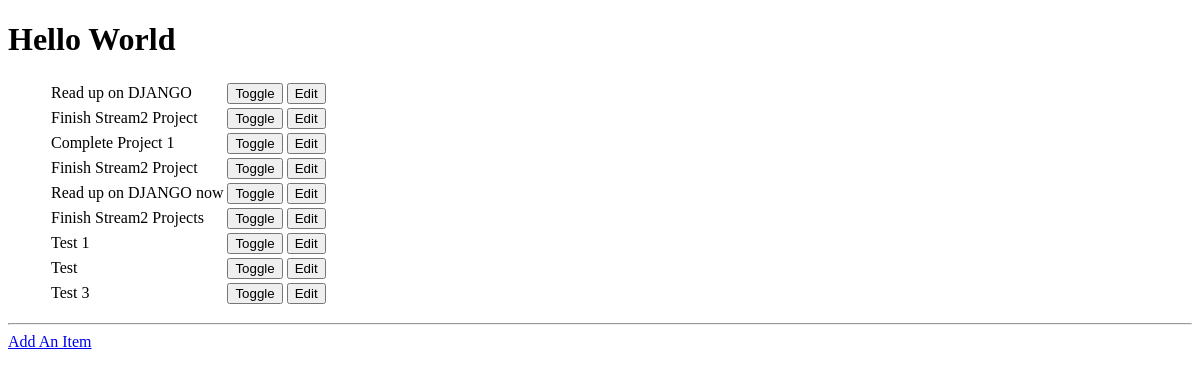
Before: / with the older database file.
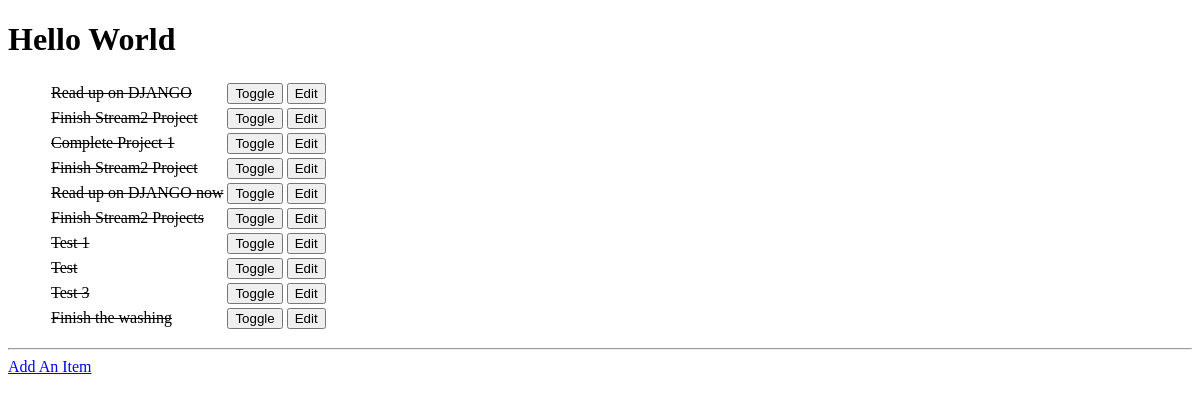
After: the same page with the newer database file.
### todoitem/models.py (models this page shows, shortened)
class TodoItem(models.Model):
    name = models.CharField(max_length=30, blank=False)
    done = models.BooleanField(blank=False, default=False)

### todoitem/views.py (the view)
# urls.py: url(r"^$", get_index),
def get_index(request):
    items = TodoItem.objects.all()
    return render(request, "index.html", {'items': items})

### todoitem/templates/index.html (shortened to what this page needs)
<!DOCTYPE html>
<html lang="en">
<head>
</head>
<body>
    <h1>Hello World</h1>
    <ul>
        <table>
            {% for item in items %}
            <tr>
                {% if item.done %}
                <td><strike>{{ item.name }}</strike></td>
                {% else %}
                <td>{{ item.name }}</td>
                {% endif %}
                <td>
                    <form method="POST" action="toggle/{{ item.id }}">{% csrf_token %}<input type="submit" value="Toggle"></form>
                </td>
                <td>
                    <form method="GET" action="edit/{{ item.id }}"><input type="submit" value="Edit"></form>
                </td>
            </tr>
            {% empty %}
            <p>You have nothing to do.</p>
            {% endfor %}
        </table>
    </ul>
    <hr>
    <a href="add">Add An Item</a>
</body>
</html>

Changed rows visible on the page:
changed TodoItem "Read up on DJANGO": done False → True (drawn)
changed TodoItem (number 2 of 10 on the later page): done False → True (drawn)
changed TodoItem "Complete Project 1": done False → True (drawn)
changed TodoItem (number 4 of 10 on the later page): done False → True (drawn)
changed TodoItem "Read up on DJANGO now": done False → True (drawn)
changed TodoItem "Finish Stream2 Projects": done False → True (drawn)
changed TodoItem "Test 1": done False → True (drawn)
changed TodoItem "Test": done False → True (drawn)
changed TodoItem "Test 3": done False → True (drawn)
added TodoItem: name "Finish the washing"
